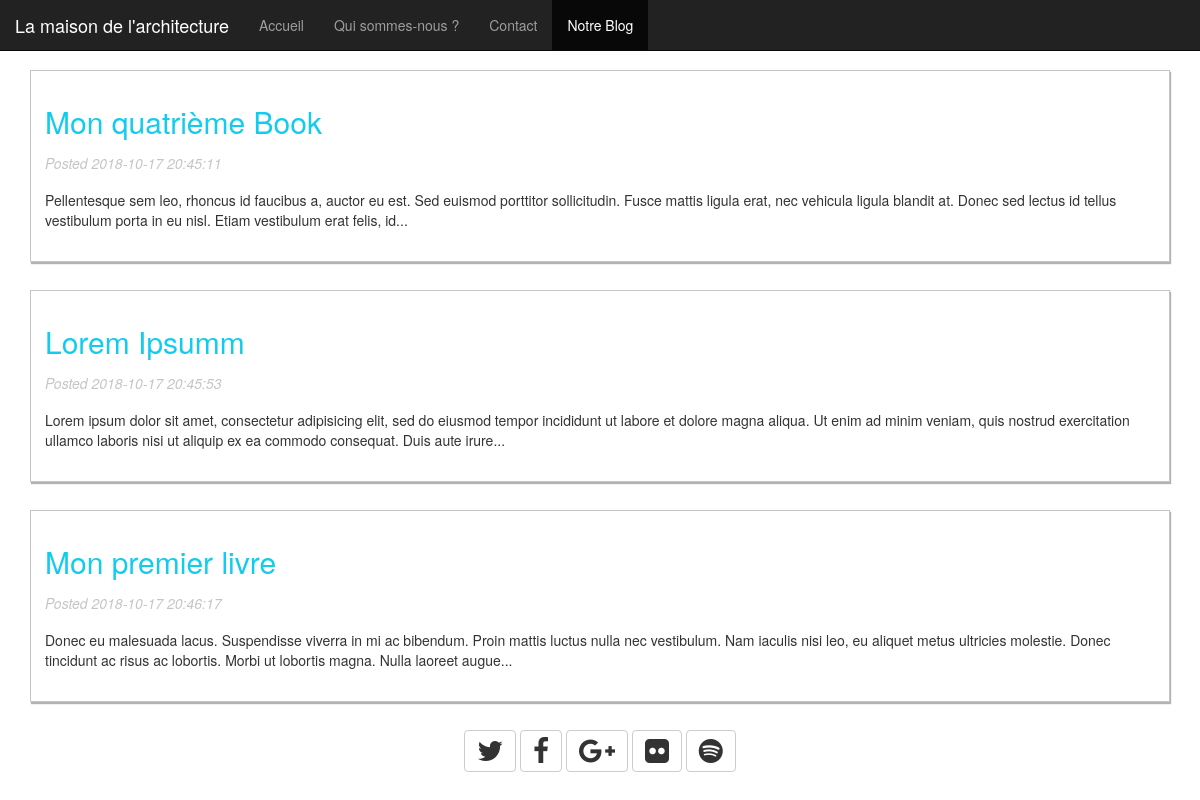
Page /blog/posts/ on the committed database.
### app/models.py (models this page shows)
class Post(db.Model):
    __tablename__ = 'posts'
    id = db.Column(db.Integer, primary_key=True)
    title = db.Column(db.String(255))
    content = db.Column(db.Text)
    comments = db.relationship('Comment', backref="post", lazy='dynamic')
    created_at = db.Column(db.DateTime, default=db.func.now())
    updated_at = db.Column(db.DateTime, default=db.func.now(), onupdate=db.func.now())

### app/routes.py (the view)
@app.route('/blog/posts/')
def home_blog():
    posts = Post.query.all()
    return render_template('blog/post_list.html', posts=posts)

### app/templates/blog/post_list.html
{% extends 'blog/blog_layout.html' %}
{% block body %}
    {% for post in posts %}
        <article>
            <h2 class="title">
                <a href="{{ url_for('post_detail', id=post.id) }}">{{ post.title }}</a>
            </h2>
            <p class="time">
                <time datetime="{{ post.created_at }}">
                    Posted {{ post.created_at }}
                </time>
            </p>
            <p class="content">{{ post.content|truncate }}</p>
        </article>
    {% else %}
        <p>Sorry, no posts available.</p>
    {% endfor %}
{% endblock body %}

### app/static/css/home_blog.css (style rules this page uses)
article { background-color: #fff; border: 1px solid #c5c5c5; margin-bottom: 2em; padding: 1em; box-shadow: 1px 2px 1px rgba(0, 0, 0, 0.3) }
article .title { margin-bottom: 0.5em; }
article .title a { color: #1ce; text-decoration: none; }
article .time { font-style: italic; color: #c5c5c5; }
article .content { padding: 0.5em 0; }

### rows in the picture
Post: title "Mon quatrième Book", created_at "2018-10-17 20:45:11", content "Pellentesque sem leo, rhoncus id faucibus a, auctor eu est. Sed euismod porttitor sollicitudin. Fusce mattis ligula erat, nec vehicula ligula blandit at. Donec sed lectus id tellus vestibulum porta in eu nisl. Etiam vestibulum erat felis, id..."
Post: title "Lorem Ipsumm", created_at "2018-10-17 20:45:53", content "Lorem ipsum dolor sit amet, consectetur adipisicing elit, sed do eiusmod tempor incididunt ut labore et dolore magna aliqua. Ut enim ad minim veniam, quis nostrud exercitation ullamco laboris nisi ut aliquip ex ea commodo consequat. Duis aute irure..."
Post: title "Mon premier livre", created_at "2018-10-17 20:46:17", content "Donec eu malesuada lacus. Suspendisse viverra in mi ac bibendum. Proin mattis luctus nulla nec vestibulum. Nam iaculis nisi leo, eu aliquet metus ultricies molestie. Donec tincidunt ac risus ac lobortis. Morbi ut lobortis magna. Nulla laoreet augue..."
